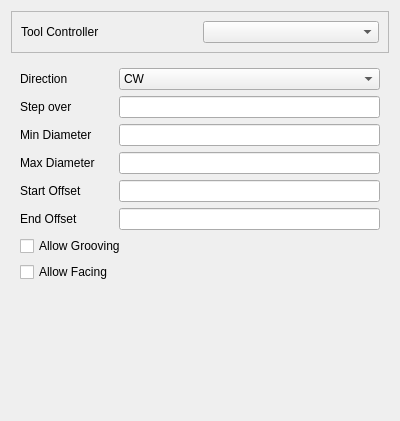
<?xml version="1.0" encoding="UTF-8"?>
<ui version="4.0">
 <class>Form</class>
 <widget class="QWidget" name="Form">
  <property name="geometry">
   <rect>
    <x>0</x>
    <y>0</y>
    <width>400</width>
    <height>421</height>
   </rect>
  </property>
  <property name="windowTitle">
   <string>Form</string>
  </property>
  <layout class="QGridLayout" name="gridLayout">
   <item row="0" column="0">
    <widget class="QFrame" name="frame">
     <property name="frameShape">
      <enum>QFrame::StyledPanel</enum>
     </property>
     <property name="frameShadow">
      <enum>QFrame::Raised</enum>
     </property>
     <layout class="QHBoxLayout" name="horizontalLayout">
      <item>
       <widget class="QLabel" name="label">
        <property name="text">
         <string>Tool Controller</string>
        </property>
       </widget>
      </item>
      <item>
       <widget class="QComboBox" name="toolController">
        <property name="toolTip">
         <string>&lt;html&gt;&lt;head/&gt;&lt;body&gt;&lt;p&gt;The tool and its settings to be used for this operation.&lt;/p&gt;&lt;/body&gt;&lt;/html&gt;</string>
        </property>
       </widget>
      </item>
     </layout>
    </widget>
   </item>
   <item row="1" column="0">
    <widget class="QWidget" name="widget" native="true">
     <layout class="QGridLayout" name="gridLayout_2">
      <item row="0" column="0">
       <widget class="QLabel" name="label_3">
        <property name="text">
         <string>Direction</string>
        </property>
       </widget>
      </item>
      <item row="0" column="1">
       <widget class="QComboBox" name="direction">
        <property name="toolTip">
         <string>&lt;html&gt;&lt;head/&gt;&lt;body&gt;&lt;p&gt;The direction for the helix, clockwise or counter clockwise.&lt;/p&gt;&lt;/body&gt;&lt;/html&gt;</string>
        </property>
        <item>
         <property name="text">
          <string>CW</string>
         </property>
        </item>
        <item>
         <property name="text">
          <string>CCW</string>
         </property>
        </item>
       </widget>
      </item>
      <item row="1" column="0">
       <widget class="QLabel" name="label_4">
        <property name="text">
         <string>Step over</string>
        </property>
       </widget>
      </item>
      <item row="1" column="1">
       <widget class="Gui::InputField" name="stepOver"/>
      </item>
      <item row="2" column="0">
       <widget class="QLabel" name="label_5">
        <property name="text">
         <string>Min Diameter</string>
        </property>
       </widget>
      </item>
      <item row="2" column="1">
       <widget class="Gui::InputField" name="minDia"/>
      </item>
      <item row="3" column="0">
       <widget class="QLabel" name="label_6">
        <property name="text">
         <string>Max Diameter</string>
        </property>
       </widget>
      </item>
      <item row="3" column="1">
       <widget class="Gui::InputField" name="maxDia"/>
      </item>
      <item row="4" column="0">
       <widget class="QLabel" name="label_7">
        <property name="text">
         <string>Start Offset</string>
        </property>
       </widget>
      </item>
      <item row="4" column="1">
       <widget class="Gui::InputField" name="startOffset"/>
      </item>
      <item row="5" column="0">
       <widget class="QLabel" name="label_8">
        <property name="text">
         <string>End Offset</string>
        </property>
       </widget>
      </item>
      <item row="5" column="1">
       <widget class="Gui::InputField" name="endOffset"/>
      </item>
      <item row="6" column="0" colspan="2">
       <widget class="QCheckBox" name="allowGrooving">
        <property name="text">
         <string>Allow Grooving</string>
        </property>
       </widget>
      </item>
      <item row="7" column="0">
       <widget class="QCheckBox" name="allowFacing">
        <property name="text">
         <string>Allow Facing</string>
        </property>
       </widget>
      </item>
      <item row="8" column="0">
       <spacer name="verticalSpacer">
        <property name="orientation">
         <enum>Qt::Vertical</enum>
        </property>
        <property name="sizeHint" stdset="0">
         <size>
          <width>20</width>
          <height>282</height>
         </size>
        </property>
       </spacer>
      </item>
     </layout>
    </widget>
   </item>
  </layout>
 </widget>
 <customwidgets>
  <customwidget>
   <class>Gui::InputField</class>
   <extends>QLineEdit</extends>
   <header>Gui/InputField.h</header>
  </customwidget>
 </customwidgets>
 <resources/>
 <connections/>
</ui>
